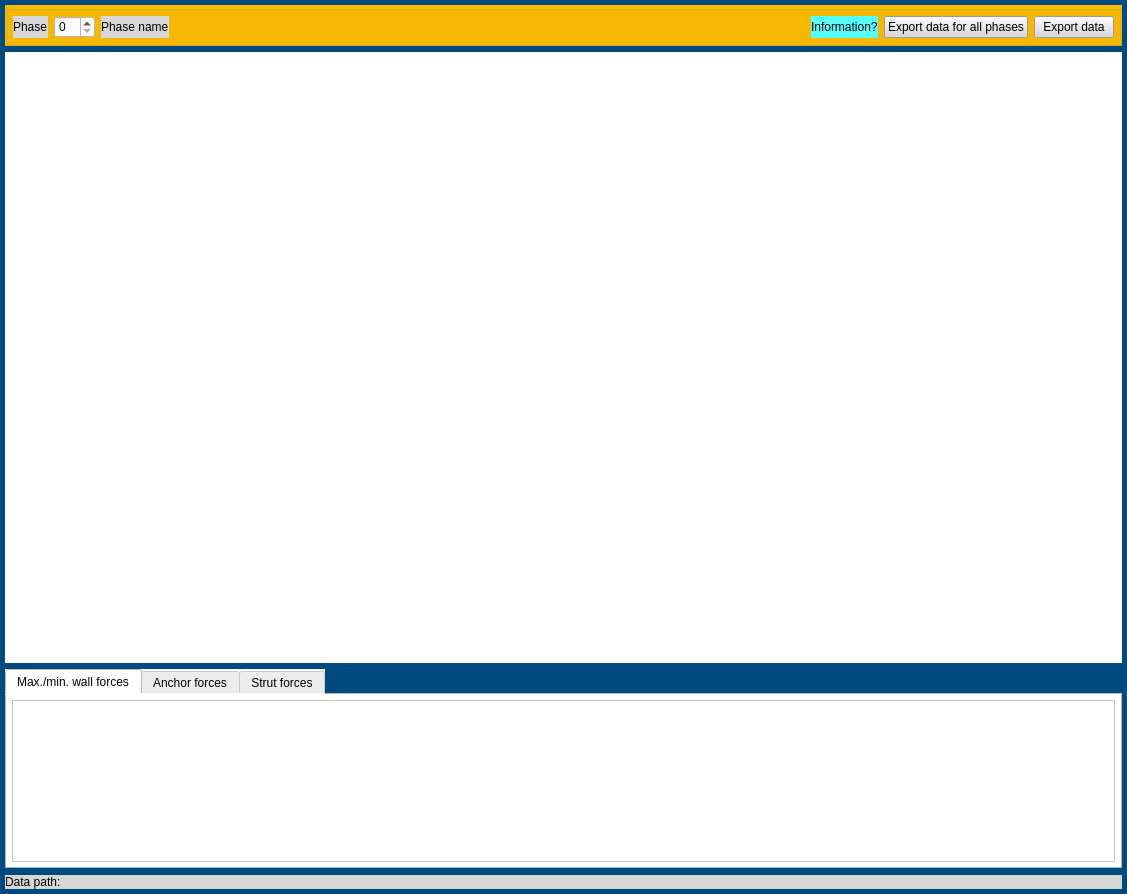
<?xml version="1.0" encoding="UTF-8"?>
<ui version="4.0">
 <class>Form</class>
 <widget class="QWidget" name="Form">
  <property name="geometry">
   <rect>
    <x>0</x>
    <y>0</y>
    <width>1127</width>
    <height>894</height>
   </rect>
  </property>
  <property name="windowTitle">
   <string>Wall outputs</string>
  </property>
  <property name="styleSheet">
   <string notr="true">QWidget{background-color: rgb(0, 74, 127);}

QGroupBox{background-color: rgb(251, 185, 0);}

QWidget#widget{background-color: rgb(255, 255, 255);}

QLabel{background-color:rgb(215, 215, 215);}
</string>
  </property>
  <layout class="QVBoxLayout" name="verticalLayout">
   <property name="leftMargin">
    <number>5</number>
   </property>
   <property name="topMargin">
    <number>5</number>
   </property>
   <property name="rightMargin">
    <number>5</number>
   </property>
   <property name="bottomMargin">
    <number>5</number>
   </property>
   <item>
    <widget class="QGroupBox" name="groupBox">
     <property name="title">
      <string/>
     </property>
     <layout class="QGridLayout" name="gridLayout">
      <property name="leftMargin">
       <number>5</number>
      </property>
      <property name="topMargin">
       <number>5</number>
      </property>
      <property name="rightMargin">
       <number>5</number>
      </property>
      <property name="bottomMargin">
       <number>5</number>
      </property>
      <item row="0" column="0">
       <widget class="QLabel" name="label">
        <property name="text">
         <string>Phase</string>
        </property>
       </widget>
      </item>
      <item row="0" column="2">
       <widget class="QLabel" name="label_2">
        <property name="styleSheet">
         <string notr="true"/>
        </property>
        <property name="text">
         <string>Phase name</string>
        </property>
       </widget>
      </item>
      <item row="0" column="1">
       <widget class="QSpinBox" name="spinBox">
        <property name="styleSheet">
         <string notr="true">background-color: rgb(255, 255, 255);</string>
        </property>
       </widget>
      </item>
      <item row="0" column="3">
       <spacer name="horizontalSpacer">
        <property name="orientation">
         <enum>Qt::Horizontal</enum>
        </property>
        <property name="sizeHint" stdset="0">
         <size>
          <width>895</width>
          <height>20</height>
         </size>
        </property>
       </spacer>
      </item>
      <item row="0" column="6">
       <widget class="QPushButton" name="pushButton">
        <property name="styleSheet">
         <string notr="true">background-color: rgb(215, 215, 215);</string>
        </property>
        <property name="text">
         <string>Export data</string>
        </property>
       </widget>
      </item>
      <item row="0" column="4">
       <widget class="QLabel" name="label_4">
        <property name="toolTip">
         <string>&lt;html&gt;&lt;head/&gt;&lt;body&gt;&lt;p&gt;Wall internal forces are displayed for both for the selected phase and an envelope until that phase. In the table for max./min. wall forces, cross section forces are displayed at wall levels where minimal/ maximal shear force and bending moment occur. Wall internal forces can be saved for later dimensioning of the wall by clicking on 'Export data'. The data path is shown at the bottom of this window.&lt;/p&gt;&lt;p&gt;Maximal anchor forces (AnchorForceMax2D) are read until the selected phase. Minimal strut forces (StrutForceMin2D) are read until the selected phase. Anchor forces and strut forces until the selected phase will be stored for later dimensioning.&lt;/p&gt;&lt;p&gt;Data can be exported for all of the calculation phases when clicking on 'Export data for all phases'.&lt;/p&gt;&lt;/body&gt;&lt;/html&gt;</string>
        </property>
        <property name="styleSheet">
         <string notr="true">background-color: rgb(85, 255, 255);</string>
        </property>
        <property name="text">
         <string>Information?</string>
        </property>
       </widget>
      </item>
      <item row="0" column="5">
       <widget class="QPushButton" name="pushButton_2">
        <property name="styleSheet">
         <string notr="true">background-color: rgb(215, 215, 215);</string>
        </property>
        <property name="text">
         <string>Export data for all phases</string>
        </property>
       </widget>
      </item>
     </layout>
    </widget>
   </item>
   <item>
    <widget class="QWidget" name="widget" native="true">
     <property name="sizePolicy">
      <sizepolicy hsizetype="Expanding" vsizetype="Expanding">
       <horstretch>0</horstretch>
       <verstretch>0</verstretch>
      </sizepolicy>
     </property>
    </widget>
   </item>
   <item>
    <widget class="QTabWidget" name="tabWidget">
     <property name="minimumSize">
      <size>
       <width>0</width>
       <height>0</height>
      </size>
     </property>
     <property name="maximumSize">
      <size>
       <width>16777215</width>
       <height>200</height>
      </size>
     </property>
     <property name="styleSheet">
      <string notr="true">background-color: rgb(255, 255, 255);</string>
     </property>
     <property name="currentIndex">
      <number>0</number>
     </property>
     <widget class="QWidget" name="tab">
      <attribute name="title">
       <string>Max./min. wall forces</string>
      </attribute>
      <layout class="QGridLayout" name="gridLayout_2">
       <property name="leftMargin">
        <number>5</number>
       </property>
       <property name="topMargin">
        <number>5</number>
       </property>
       <property name="rightMargin">
        <number>5</number>
       </property>
       <property name="bottomMargin">
        <number>5</number>
       </property>
       <item row="0" column="0">
        <widget class="QTableWidget" name="tableWidget">
         <property name="styleSheet">
          <string notr="true">background-color: rgb(255, 255, 255);</string>
         </property>
         <attribute name="horizontalHeaderDefaultSectionSize">
          <number>120</number>
         </attribute>
        </widget>
       </item>
      </layout>
     </widget>
     <widget class="QWidget" name="tab_2">
      <attribute name="title">
       <string>Anchor forces</string>
      </attribute>
      <layout class="QGridLayout" name="gridLayout_3">
       <property name="leftMargin">
        <number>5</number>
       </property>
       <property name="topMargin">
        <number>5</number>
       </property>
       <property name="rightMargin">
        <number>5</number>
       </property>
       <property name="bottomMargin">
        <number>5</number>
       </property>
       <item row="0" column="0">
        <widget class="QTableWidget" name="tableWidget_2">
         <property name="styleSheet">
          <string notr="true">background-color: rgb(255, 255, 255);</string>
         </property>
         <attribute name="horizontalHeaderDefaultSectionSize">
          <number>150</number>
         </attribute>
        </widget>
       </item>
      </layout>
     </widget>
     <widget class="QWidget" name="tab_3">
      <attribute name="title">
       <string>Strut forces</string>
      </attribute>
      <layout class="QGridLayout" name="gridLayout_4">
       <property name="leftMargin">
        <number>5</number>
       </property>
       <property name="topMargin">
        <number>5</number>
       </property>
       <property name="rightMargin">
        <number>5</number>
       </property>
       <property name="bottomMargin">
        <number>5</number>
       </property>
       <item row="0" column="0">
        <widget class="QTableWidget" name="tableWidget_3">
         <attribute name="horizontalHeaderDefaultSectionSize">
          <number>150</number>
         </attribute>
        </widget>
       </item>
      </layout>
     </widget>
    </widget>
   </item>
   <item>
    <widget class="QLabel" name="label_3">
     <property name="text">
      <string>Data path: </string>
     </property>
    </widget>
   </item>
  </layout>
 </widget>
 <resources/>
 <connections/>
</ui>
